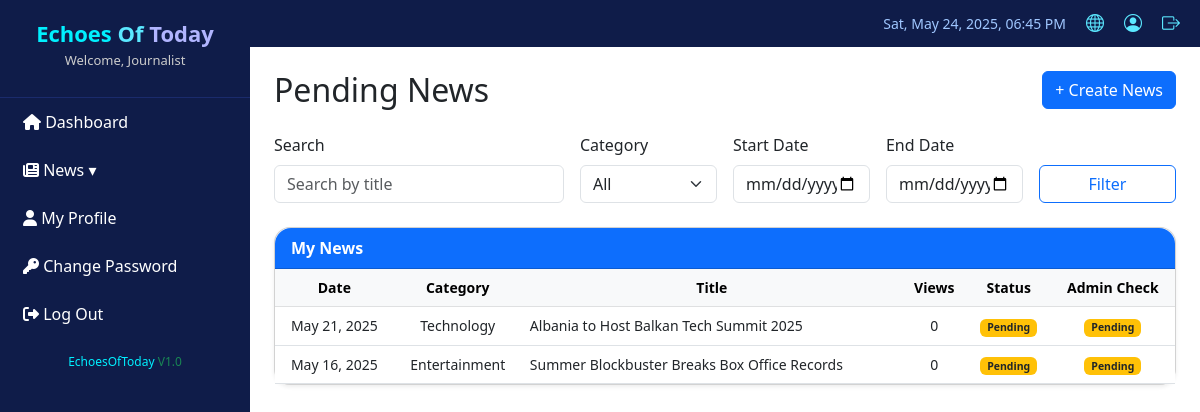
The page /journalist/newsByStatus.php?status=pending_review on the database as committed earlier.
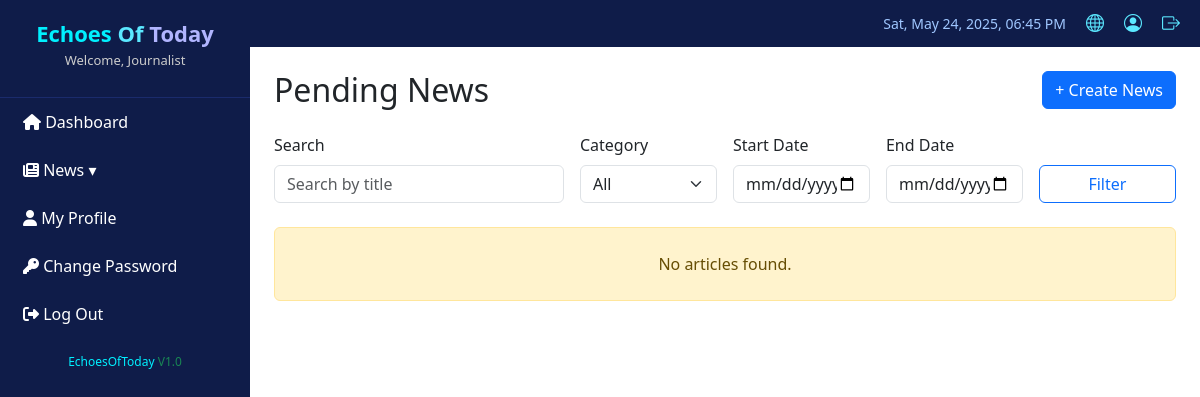
The same page on the database as committed later.
### tables this page shows
CREATE TABLE `articles` (
  `id` int(11) NOT NULL,
  `title` varchar(255) NOT NULL,
  `slug` varchar(255) NOT NULL,
  `content` longtext NOT NULL,
  `excerpt` text DEFAULT NULL,
  `featured_image` varchar(255) DEFAULT NULL,
  `author_id` int(11) NOT NULL,
  `category_id` int(11) NOT NULL,
  `status` enum('draft','pending_review','published','rejected') DEFAULT 'draft',
  `is_featured` tinyint(1) DEFAULT 0,
  `trending` tinyint(1) DEFAULT 0,
  `youtube_link` varchar(255) DEFAULT NULL,
  `has_video` tinyint(1) DEFAULT 0,
  `view_count` int(11) DEFAULT 0,
  `published_at` timestamp NULL DEFAULT NULL,
  `created_at` timestamp NOT NULL DEFAULT current_timestamp(),
  `updated_at` timestamp NOT NULL DEFAULT current_timestamp() ON UPDATE current_timestamp(),
  `tags` varchar(255) DEFAULT NULL
);

CREATE TABLE `categories` (
  `id` int(11) NOT NULL,
  `name` varchar(50) NOT NULL,
  `slug` varchar(50) NOT NULL,
  `description` text DEFAULT NULL,
  `is_active` tinyint(1) DEFAULT 1,
  `display_order` int(11) DEFAULT 0,
  `created_at` timestamp NOT NULL DEFAULT current_timestamp(),
  `updated_at` timestamp NOT NULL DEFAULT current_timestamp() ON UPDATE current_timestamp()
);

### journalist/newsByStatus.php (the view, shortened to what this page needs)
<?php
include('../includes/db_connection.php');
$journalist_id = $_SESSION['user_id'] ?? 2;
$journalist_id = intval($journalist_id);
$allowed_statuses = [
  'published' => 'Approved News',
  'rejected' => 'Rejected News',
  'pending_review' => 'Pending News'
];
$status_filter = $_GET['status'] ?? '';
$page_title = $allowed_statuses[$status_filter];
$search = $_GET['search'] ?? '';
$start_date = $_GET['start_date'] ?? '';
$end_date = $_GET['end_date'] ?? '';
?>
<!DOCTYPE html>
<html lang="en">
<head>
  <link rel="stylesheet" href="css/journalist_style.css">
  <link href="https://cdn.jsdelivr.net/npm/bootstrap@5.3.0/dist/css/bootstrap.min.css" rel="stylesheet" />
  <link href="https://cdn.jsdelivr.net/npm/bootstrap-icons/font/bootstrap-icons.css" rel="stylesheet" />
</head>
<body>
  <div class="d-flex">
    <?php include 'journalistNavBar.php'; ?>
    <div class="container-fluid p-0" style="margin-left: 250px;">
      <?php include 'header.php'; ?>
      <div class="p-4">
        <div class="d-flex justify-content-between align-items-center mb-4">
          <h2 class="mb-0"><?= htmlspecialchars($page_title) ?></h2>
          <a href="create_news.php" class="btn btn-primary">+ Create News</a>
        </div>
        <form method="GET" class="row g-3 mb-4">
          <div class="col-md-4">
            <label class="form-label">Search</label>
            <input type="text" name="search" value="<?= htmlspecialchars($search) ?>" class="form-control" placeholder="Search by title">
          </div>
          <div class="col-md-2">
            <label class="form-label">Category</label>
            <select name="category" class="form-select">
              <option value="all">All</option>
            </select>
          </div>
          <div class="col-md-2">
            <label class="form-label">Start Date</label>
            <input type="date" name="start_date" value="<?= htmlspecialchars($start_date) ?>" class="form-control">
          </div>
          <div class="col-md-2">
            <label class="form-label">End Date</label>
            <input type="date" name="end_date" value="<?= htmlspecialchars($end_date) ?>" class="form-control">
          </div>
          <div class="col-md-2 d-grid align-items-end">
            <button type="submit" class="btn btn-outline-primary">Filter</button>
          </div>
        </form>
        <?php
        $query = "
          SELECT a.*, c.name AS category_name
          FROM articles a
          LEFT JOIN categories c ON a.category_id = c.id
          WHERE a.author_id = $journalist_id
            AND a.status = '$status_filter'
        ";
        $query .= " ORDER BY a.created_at DESC";
        $articles_result = mysqli_query($conn, $query);
        include 'newsTable.php';
        ?>
      </div>
    </div>
  </div>
</body>
</html>

### journalist/newsTable.php (shortened to what this page needs)
<?php
if (mysqli_num_rows($articles_result) === 0) {
  echo "<div class='alert alert-warning text-center p-4'>No articles found.</div>";
  return;
}
?>
<div class="card shadow-sm rounded-4">
  <div class="card-header bg-primary text-white rounded-top-4">
    <strong>My News</strong>
  </div>
  <div class="card-body p-0">
    <table class="table table-hover align-middle mb-0">
      <thead class="table-light text-center">
        <tr>
          <th scope="col">Date</th>
          <th scope="col">Category</th>
          <th scope="col">Title</th>
          <th scope="col">Views</th>
          <th scope="col">Status</th>
          <th scope="col">Admin Check</th>
        </tr>
      </thead>
      <tbody>
        <?php while ($article = mysqli_fetch_assoc($articles_result)): ?>
          <tr class="text-center">
            <td><?= date("M d, Y", strtotime($article['created_at'])) ?></td>
            <td><?= htmlspecialchars($article['category_name']) ?></td>
            <td class="text-start"><?= htmlspecialchars($article['title']) ?></td>
            <td><?= intval($article['view_count']) ?></td>
            <td>
              <?php
              switch ($article['status']) {
                case 'pending_review':
                  echo '<span class="badge bg-warning text-dark">Pending</span>';
                  break;
              }
              ?>
            </td>
            <td>
              <?php
              switch ($article['status']) {
                case 'pending_review':
                  echo '<span class="badge bg-warning text-dark">Pending</span>';
                  break;
              }
              ?>
            </td>
          </tr>
        <?php endwhile; ?>
      </tbody>
    </table>
  </div>
</div>

Rows that differ between the two databases and show on the page:
removed articles: created_at "May 21, 2025", category.name "Technology", title "Albania to Host Balkan Tech Summit 2025", view_count "0", status "Pending"
no longer on this page (row edited): articles: created_at "May 16, 2025", category.name "Entertainment", title "Summer Blockbuster Breaks Box Office Records", view_count "0", status "Pending"
Other text that changed with them:
text no longer shown: "My News Date Category Title Views Status Admin Check"
text now shown: "No articles found."
